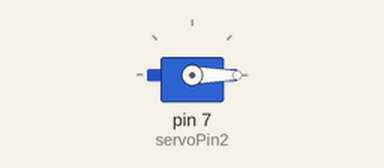
A sketch run on a simulated Arduino Uno, built with avr-gcc and run on an emulated ATmega328P. Shown: servo.

Above: at 3.65 s.
At 4.45 s:
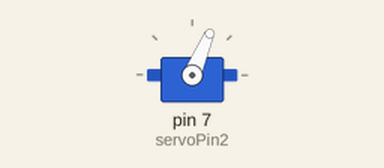
At 5.25 s:
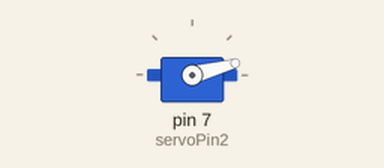
At 8.25 s:
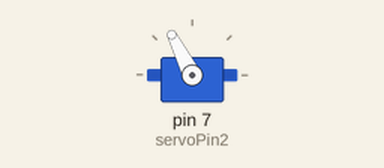
Timing chart, 0 to 9.7 s (numbered marks = the images above):
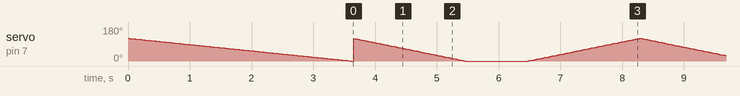

The sketch:

motor_test.ino
```cpp
#include <Arduino.h>
#include <Servo.h>

//#define servoPin1 9
#define servoPin2 7

//Servo s1;
Servo s2;
int pos = 0;
int a = 120;

void setup() {
  // put your setup code here, to run once:
//  s1.attach(servoPin1);
  s2.attach(servoPin2);

  // Initializing both motor positions
  for (pos = 0; pos <= a; pos += 1) { // goes from 0 degrees to 180 degrees
    // in steps of 1 degree
    s2.write(a-pos); //+ 90);
//    s1.write(pos); //+ 90);              // tell servo to go to position in variable 'pos'
    delay(30);                       // waits 15ms for the servo to reach the position
  }
//  delay(1000);                       // waits 15ms for the servo to reach the position
//  for (pos = a; pos >= 0; pos -= 1) { // goes from 180 degrees to 0 degrees
//    s2.write(a-pos + 90);
//    s1.write(pos + 90);              // tell servo to go to position in variable 'pos'
//    delay(30);                       // waits 15ms for the servo to reach the position
//  }
}

void loop() {
//   put your main  code here, to run repeatedly:
//  int a= 90;
  for (pos = 0; pos <= a; pos += 1) { // goes from 0 degrees to 180 degrees
    // in steps of 1 degree
    s2.write(a-pos);
//    s1.write(pos);              // tell servo to go to position in variable 'pos'
    delay(15);                       // waits 15ms for the servo to reach the position
  }
  delay(1000);
  for (pos = a; pos >= 0; pos -= 1) { // goes from 180 degrees to 0 degrees
    s2.write(a-pos);
//    s1.write(pos);              // tell servo to go to position in variable 'pos'
    delay(15);                       // waits 15ms for the servo to reach the position
  }
}
```
